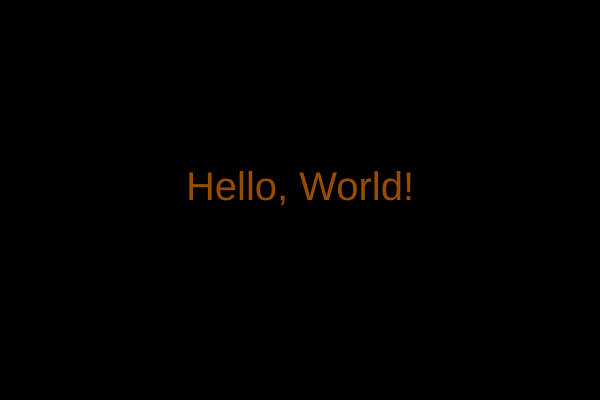
Frame 1 (no input)
Frame 60 (no input): identical to frame 1, image omitted
Frame 120 (the mouse pressed at the canvas centre since frame 60): identical to frame 1, image omitted

The p5.js sketch that drew this single still picture (run headless with seeded random() and noise() and a simulated clock; from frame 60 on, the mouse is pressed at the canvas centre):

// p5.js sketch
// ── sketch.js

// Setup code goes here
function setup() {
  createCanvas(600, 400);
  textSize(40);
  textAlign(CENTER);

 }


// Draw code goes here
function draw() {
  background(0);
  fill(150,77,2);
  text("Hello, World!",width/2, height/2);

}
